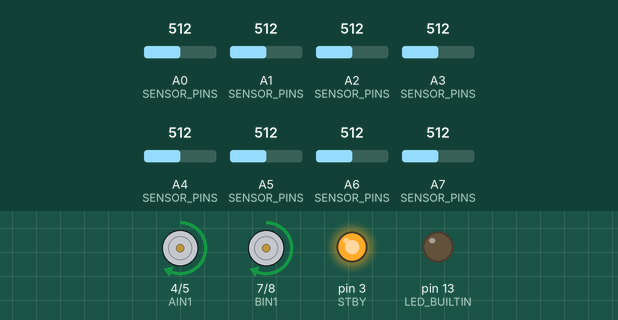
Simulated run of this sketch. Board: Arduino Nano, built with avr-gcc and run on an emulated ATmega328P. Parts: motor-driver pin pairs drawn as motors (green arrow = first pin HIGH = forward, orange = second pin HIGH = backward, longer = more drive, scaled by the enable pin, stopped while the standby pin is LOW), output pins drawn as LEDs (lit = HIGH). The test bench sets the inputs (shaded band); at power-on: A0 (SENSOR_PINS) = 512, A2 (SENSOR_PINS) = 512, A1 (SENSOR_PINS) = 512, A3 (SENSOR_PINS) = 512, A4 (SENSOR_PINS) = 512, A5 (SENSOR_PINS) = 512, A6 (SENSOR_PINS) = 512, A7 (SENSOR_PINS) = 512. What the sketch prints to the serial monitor is not drawn.

Above: at 16.5 s.
16.6 s: A0 (SENSOR_PINS) set to 190
At 17.1 s:
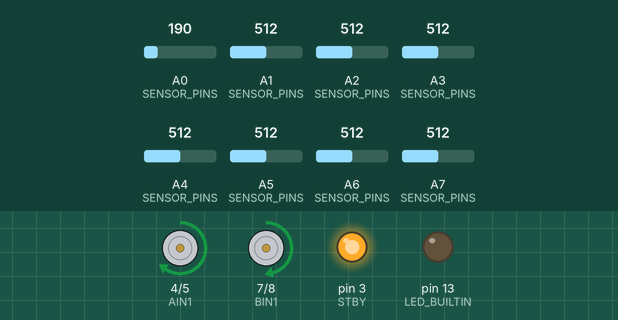
18.1 s: A2 (SENSOR_PINS) set to 390
At 19.3 s:
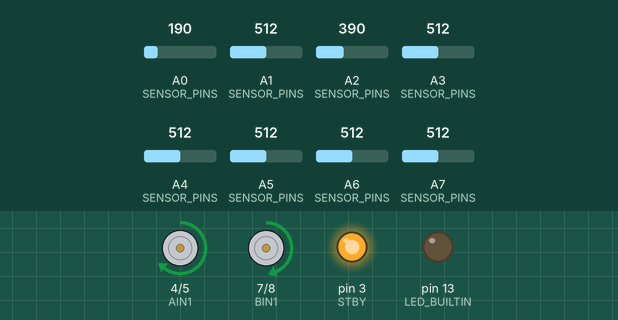
19.6 s: A1 (SENSOR_PINS) set to 50
At 20.7 s:
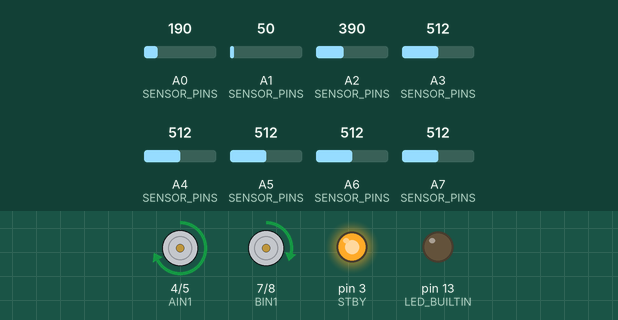
21.1 s: A3 (SENSOR_PINS) set to 390
At 21.5 s:
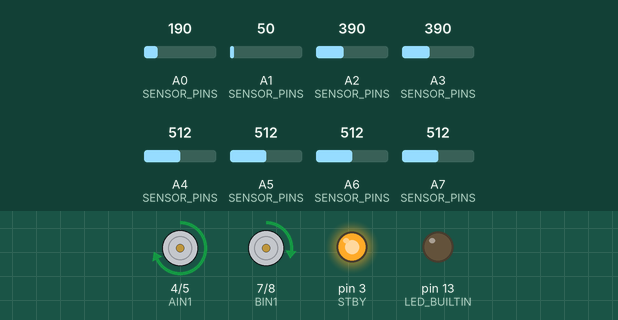
22.6 s: A4 (SENSOR_PINS) set to 390
At 23.8 s:
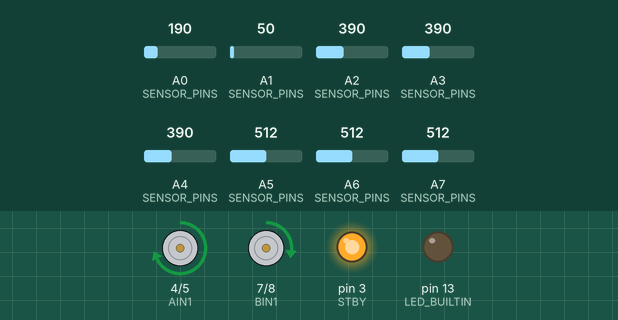
24.1 s: A5 (SENSOR_PINS) set to 390
At 25.0 s:
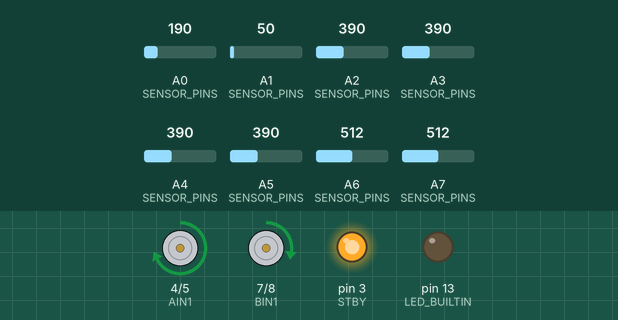
Timing chart, 0 to 26.6 s (numbered marks = the images above; inputs shaded):
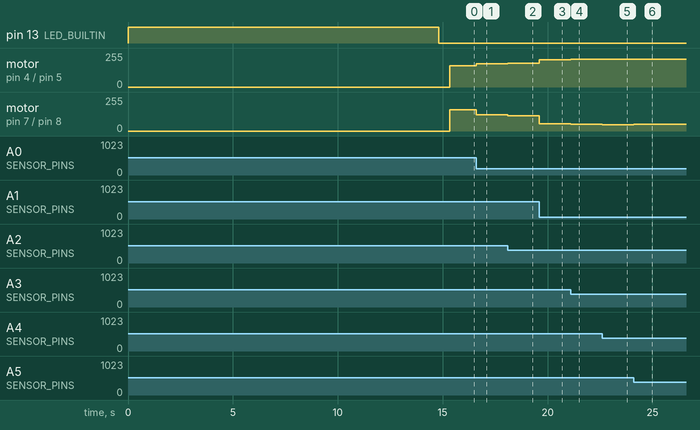

Measured:
- after the input at 16.6 s, motor on pin 4 (AIN1) / pin 5 (AIN2): forward 160/255 → forward 175/255 at once; motor on pin 7 (BIN1) / pin 8 (BIN2): forward 160/255 → forward 123/255 at once
- after the input at 18.1 s, motor on pin 4 (AIN1) / pin 5 (AIN2): forward 175/255 → forward 179/255 at once; motor on pin 7 (BIN1) / pin 8 (BIN2): forward 123/255 → forward 115/255 at once
- after the input at 19.6 s, motor on pin 4 (AIN1) / pin 5 (AIN2): forward 179/255 → forward 204/255 at once; motor on pin 7 (BIN1) / pin 8 (BIN2): forward 115/255 → forward 56/255 at once
- after the input at 21.1 s, motor on pin 4 (AIN1) / pin 5 (AIN2): forward 204/255 → forward 207/255 at once; motor on pin 7 (BIN1) / pin 8 (BIN2): forward 56/255 → forward 49/255 at once
- after the input at 22.6 s, motor on pin 4 (AIN1) / pin 5 (AIN2): forward 207/255 → forward 208/255 at once; motor on pin 7 (BIN1) / pin 8 (BIN2): forward 49/255 → forward 48/255 at once
- after the input at 24.1 s, motor on pin 4 (AIN1) / pin 5 (AIN2): forward 208/255 → forward 207/255 at once; motor on pin 7 (BIN1) / pin 8 (BIN2): forward 48/255 → forward 51/255 at once

The sketch:

nono_pid.ino
```cpp
#include <QTRSensors.h>

// ─── Pin definitions (TB6612FNG) ────────────────────────────────────────────
#define AIN1  4
#define AIN2  5
#define PWMA  6
#define BIN1  7
#define BIN2  8
#define PWMB  9
#define STBY  3   // CRITICAL: must be HIGH or driver is disabled

// ─── Sensor pins ────────────────────────────────────────────────────────────
// Analog pins A0–A7 for 8-sensor array
const uint8_t SENSOR_PINS[8] = {A0, A1, A2, A3, A4, A5, A6, A7};
const uint8_t SENSOR_COUNT   = 8;

// ─── Tunable constants ──────────────────────────────────────────────────────
#define FOLLOW_BLACK      true   // true = black line, false = white line

#define SETPOINT          3500   // Centre of 8-sensor array (range 0–7000)
#define SENSOR_THRESHOLD  200    // Calibrated value below which sensor sees nothing
#define BASE_SPEED        160    // Normal cruise speed (0–255)
#define MIN_SPEED         60     // Minimum speed during tight turns
#define RAMP_STEP         18     // Max speed change per loop tick (acceleration)
#define SEARCH_TIMEOUT    800    // ms to spin while searching for lost line
#define I_CLAMP           800.0f // Anti-windup limit for integral term

// ─── PID gains (tune these for your robot) ──────────────────────────────────
float Kp = 0.09f;
float Ki = 0.0f;
float Kd = 1.3f;

// ─── Runtime state ──────────────────────────────────────────────────────────
QTRSensors qtr;
uint16_t   sensorValues[SENSOR_COUNT];

float previousError = 0.0f;
float I             = 0.0f;

int   currentLsp = 0;   // Actual motor outputs (ramped)
int   currentRsp = 0;

unsigned long searchStart = 0;
bool          searching   = false;

// ─── Setup ──────────────────────────────────────────────────────────────────
void setup() {
  Serial.begin(9600);

  // Motor driver pins
  pinMode(AIN1, OUTPUT); pinMode(AIN2, OUTPUT); pinMode(PWMA, OUTPUT);
  pinMode(BIN1, OUTPUT); pinMode(BIN2, OUTPUT); pinMode(PWMB, OUTPUT);
  pinMode(STBY, OUTPUT);
  digitalWrite(STBY, HIGH); // Enable TB6612FNG output stage

  // Sensor init
  qtr.setTypeAnalog();
  qtr.setSensorPins(SENSOR_PINS, SENSOR_COUNT);

  // ── Calibration ──────────────────────────────────────────────────────────
  pinMode(LED_BUILTIN, OUTPUT);
  digitalWrite(LED_BUILTIN, HIGH);
  Serial.println("Calibrating — sweep sensor over line for ~5 s");

  for (uint16_t i = 0; i < 400; i++) {
    qtr.calibrate();
    delay(12); // Let ADC settle between reads
  }

  digitalWrite(LED_BUILTIN, LOW);
  Serial.println("Done. Min values:");
  for (uint8_t i = 0; i < SENSOR_COUNT; i++) {
    Serial.print(qtr.calibrationOn.minimum[i]);
    Serial.print(' ');
  }
  Serial.println();
  delay(500);
}

// ─── Main loop ──────────────────────────────────────────────────────────────
void loop() {
  robot_control();
}

// ─── Robot control ──────────────────────────────────────────────────────────
void robot_control() {
  // Read calibrated position (0–7000 for 8 sensors)
  uint16_t position;
  if (FOLLOW_BLACK) {
    position = qtr.readLineBlack(sensorValues);
  } else {
    position = qtr.readLineWhite(sensorValues);
  }

  // ── Line loss detection ───────────────────────────────────────────────────
  bool lineLost = true;
  for (uint8_t i = 0; i < SENSOR_COUNT; i++) {
    if (sensorValues[i] > SENSOR_THRESHOLD) {
      lineLost = false;
      break;
    }
  }

  if (lineLost) {
    handle_line_loss();
    return;
  }

  // Line found — cancel any search
  searching = false;

  // ── PID ───────────────────────────────────────────────────────────────────
  int error = SETPOINT - (int)position;
  PID_linefollow(error);
}

// ─── PID line follow ────────────────────────────────────────────────────────
void PID_linefollow(int error) {
  float P = (float)error;

  // Reset integral when crossing the setpoint (sign change) to kill windup
  if ((error > 0) != (previousError > 0)) {
    I = 0.0f;
  }
  I = constrain(I + P, -I_CLAMP, I_CLAMP);

  float D = (float)(error - (int)previousError);

  float PIDvalue = (Kp * P) + (Ki * I) + (Kd * D);
  previousError  = (float)error;

  // Dynamic speed: slow down proportionally on sharp turns
  float turnRatio = abs(PIDvalue) / 255.0f;
  turnRatio       = constrain(turnRatio, 0.0f, 1.0f);
  int dynBase     = (int)(BASE_SPEED - turnRatio * (BASE_SPEED - MIN_SPEED));

  int targetLsp = constrain(dynBase - (int)PIDvalue, -255, 255);
  int targetRsp = constrain(dynBase + (int)PIDvalue, -255, 255);

  // Ramp toward targets (acceleration limiting)
  currentLsp = ramp(currentLsp, targetLsp, RAMP_STEP);
  currentRsp = ramp(currentRsp, targetRsp, RAMP_STEP);

  motor_drive(currentLsp, currentRsp);
}

// ─── Line loss recovery ─────────────────────────────────────────────────────
void handle_line_loss() {
  if (!searching) {
    searching   = true;
    searchStart = millis();
  }

  if (millis() - searchStart > SEARCH_TIMEOUT) {
    // Searched too long — stop and wait for manual intervention
    motor_stop();
    return;
  }

  // Spin toward the side the line was last on
  if (previousError > 0) {
    motor_drive(-180, 180); // Turn left
  } else {
    motor_drive(180, -180); // Turn right
  }
}

// ─── Acceleration ramp helper ────────────────────────────────────────────────
int ramp(int current, int target, int step) {
  if (current < target) return min(current + step, target);
  if (current > target) return max(current - step, target);
  return current;
}

// ─── Motor drive (TB6612FNG) ─────────────────────────────────────────────────
void motor_drive(int left, int right) {
  // Left motor — A channel
  digitalWrite(AIN1, left  >= 0 ? HIGH : LOW);
  digitalWrite(AIN2, left  >= 0 ? LOW  : HIGH);
  analogWrite(PWMA, abs(left));

  // Right motor — B channel
  digitalWrite(BIN1, right >= 0 ? HIGH : LOW);
  digitalWrite(BIN2, right >= 0 ? LOW  : HIGH);
  analogWrite(PWMB, abs(right));
}

// ─── Motor stop ──────────────────────────────────────────────────────────────
void motor_stop() {
  digitalWrite(STBY, LOW); // Disable driver — cleanest stop
  currentLsp = 0;
  currentRsp = 0;
  delay(50);
  digitalWrite(STBY, HIGH); // Re-enable for next move
}
```
